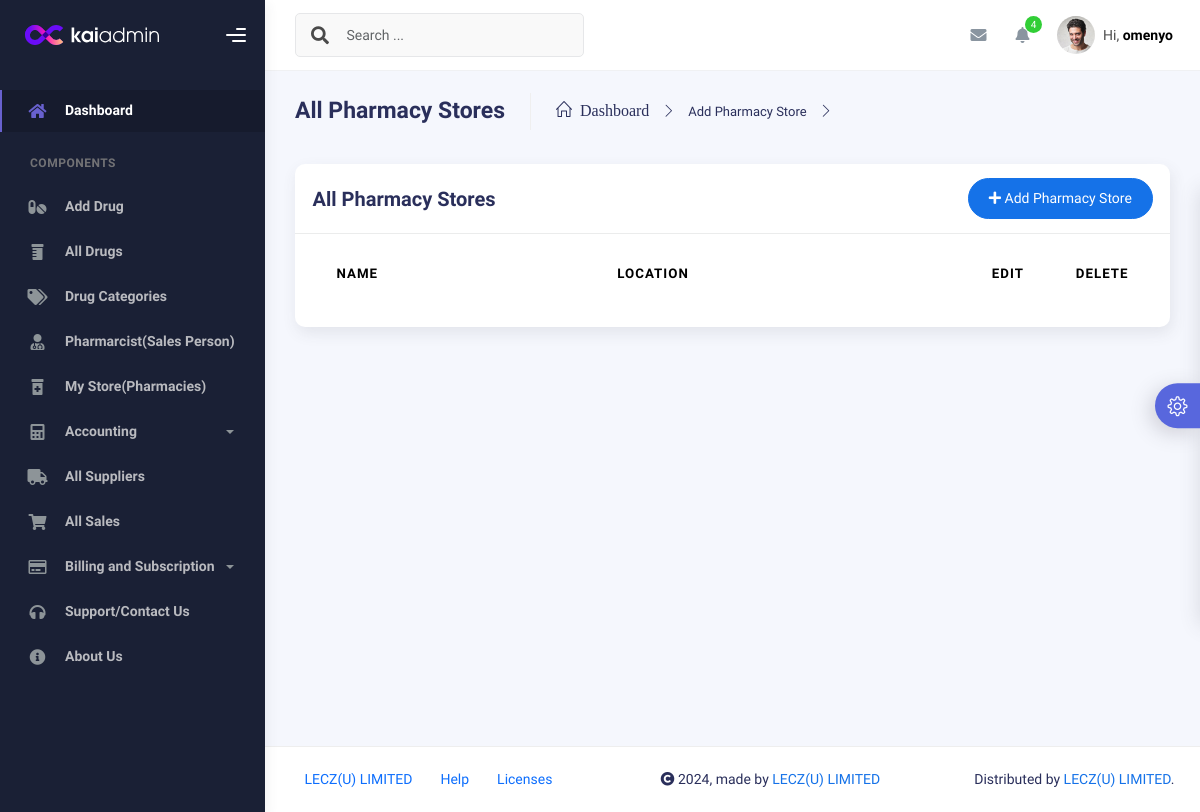
/all_pharmacy (signed in), run on an earlier commit of the app's database.
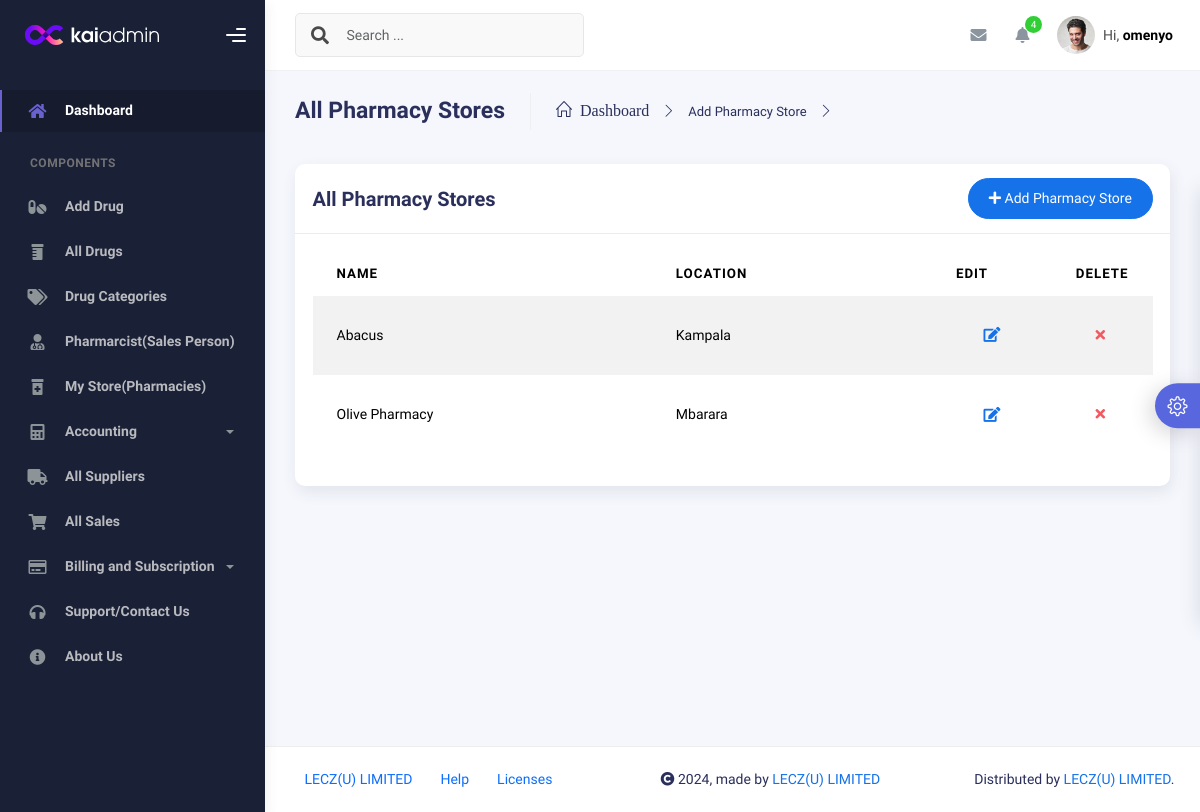
And on a later commit of the database.
### pharmacy/models.py (models this page shows, shortened)
class Pharmacy(models.Model):
    name = models.CharField(max_length=255,blank=True,null=True)
    location = models.CharField(max_length=255,blank=True,null=True)
    created_at = models.DateTimeField(auto_now_add=True)
    created_by = models.ForeignKey(
        settings.AUTH_USER_MODEL,  # Use AUTH_USER_MODEL for the custom user model
        on_delete=models.CASCADE,   # Define the behavior on user deletion
        blank=True,
        null=True,
        related_name='pharmacies'   # This allows reverse lookup
    )

### pharmacy/views.py (the view)
# urls.py: path('all_pharmacy', views.all_pharmacy, name='all_pharmacy'),
@login_required
def all_pharmacy(request):
    if request.method == 'POST':
        form = PharmacyForm(request.POST, request.FILES)  # Handle file upload for image
        if form.is_valid():
            pharmacy = form.save(commit=False)
            pharmacy.created_by=request.user
            pharmacy.save()
            return redirect('all_pharmacy')  # Redirect to a pharmacy list view or any other view
    else:
        form = PharmacyForm()
    pharmacys=Pharmacy.objects.all().filter(created_by=request.user)# (Pharmacys,pharmacy=pharmacy)  # Fetch the group using the group_id from the URL
    context={
            'pharmacys': pharmacys,
            'form': form
            }
    return render(request, 'pharmacy/all_pharmacy.html',context)

### pharmacy/forms.py
class PharmacyForm(forms.ModelForm):
    class Meta:
        model = Pharmacy
        fields = ['name', 'location']

### pharmacy/templates/pharmacy/all_pharmacy.html (shortened to what this page needs)
{% extends 'pharmacy/base/base.html' %}
{% load static %}
{% load crispy_forms_tags %}
{% block content %}
        <div class="container">
          <div class="page-inner">
            <div class="page-header">
              <h3 class="fw-bold mb-3">All Pharmacy Stores</h3>
              <ul class="breadcrumbs mb-3">
                <li class="nav-home">
                  <a href="{% url 'dashboard' %}">
                    <i class="icon-home">&nbspDashboard</i>
                  </a>
                </li>
                <li class="separator">
                  <i class="icon-arrow-right"></i>
                </li>
                <li class="nav-item">
                  <a href="{% url 'add_pharmacy' %}">Add Pharmacy Store</a>
                </li>
                <li class="separator">
                  <i class="icon-arrow-right"></i>
                </li>
              </ul>
            </div>
            <div class="row">
              <div class="col-md-12">
                <div class="card">
                  <div class="card-header">
                    <div class="d-flex align-items-center">
                      <h4 class="card-title">All Pharmacy Stores</h4>
                      <a href="{% url 'add_pharmacy' %}"
                        class="btn btn-primary btn-round ms-auto"
                        data-bs-toggle="modal"
                        data-bs-target="#addRowModal"
                      >
                        <i class="fa fa-plus"></i>
                        Add Pharmacy Store
                      </a>
                    </div>
                  </div>
                  <div class="card-body">
                    <div class="table-responsive">
                      <table
                        id="add-row"
                        class="display table table-striped table-hover"
                      >
                        <thead>
                          <tr>
                            <th>Name</th>
                            <th>Location</th>
                            <th style="width: 10%">Edit</th>
                            <th style="width: 10%">Delete</th>
                          </tr>
                        </thead>
                        <tbody>
                          {% for pharmacy in pharmacys %}
                          <tr>
                            <td>{{ pharmacy.name}}</td>
                            <td>{{ pharmacy.location}}</td>
                            <td>
                              <div class="form-button-action">
                                <a href="{% url 'edit_pharmacy' pharmacy.id %}"
                                  type="button"
                                  data-bs-toggle="tooltip"
                                  title=""
                                  class="btn btn-link btn-primary btn-lg"
                                  data-original-title="Edit Task"
                                >
                                  <i class="fa fa-edit"></i>
                                </a>
                                </div>
                            </td>
                            <td>
                              <div class="form-button-action">
                                <a href="{% url 'delete_pharmacy' pharmacy.id %}"
                                  type="button"
                                  data-bs-toggle="tooltip"
                                  title=""
                                  class="btn btn-link btn-danger"
                                  data-original-title="Remove"
                                >
                                  <i class="fa fa-times"></i>
                                </a>
                              </div>
                            </td>
                          </tr>
                          {% endfor %}
                        </tbody>
                      </table>
                    </div>
                  </div>
                </div>
              </div>
            </div>
          </div>
        </div>
{% endblock %}

What changed in the data, as far as the page shows it:
added Pharmacy: name "Abacus", location "Kampala"
added Pharmacy: name "Olive Pharmacy", location "Mbarara"
